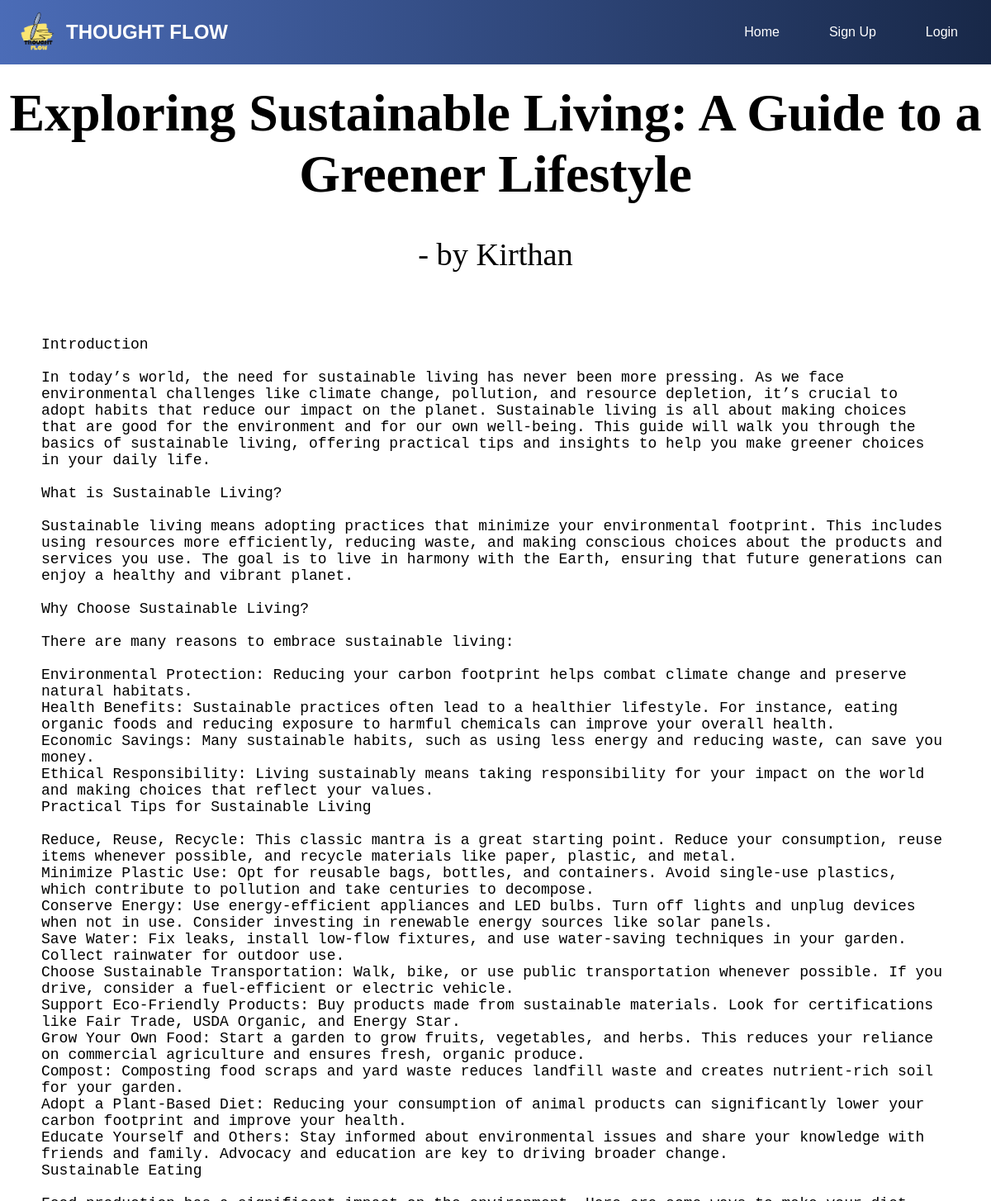
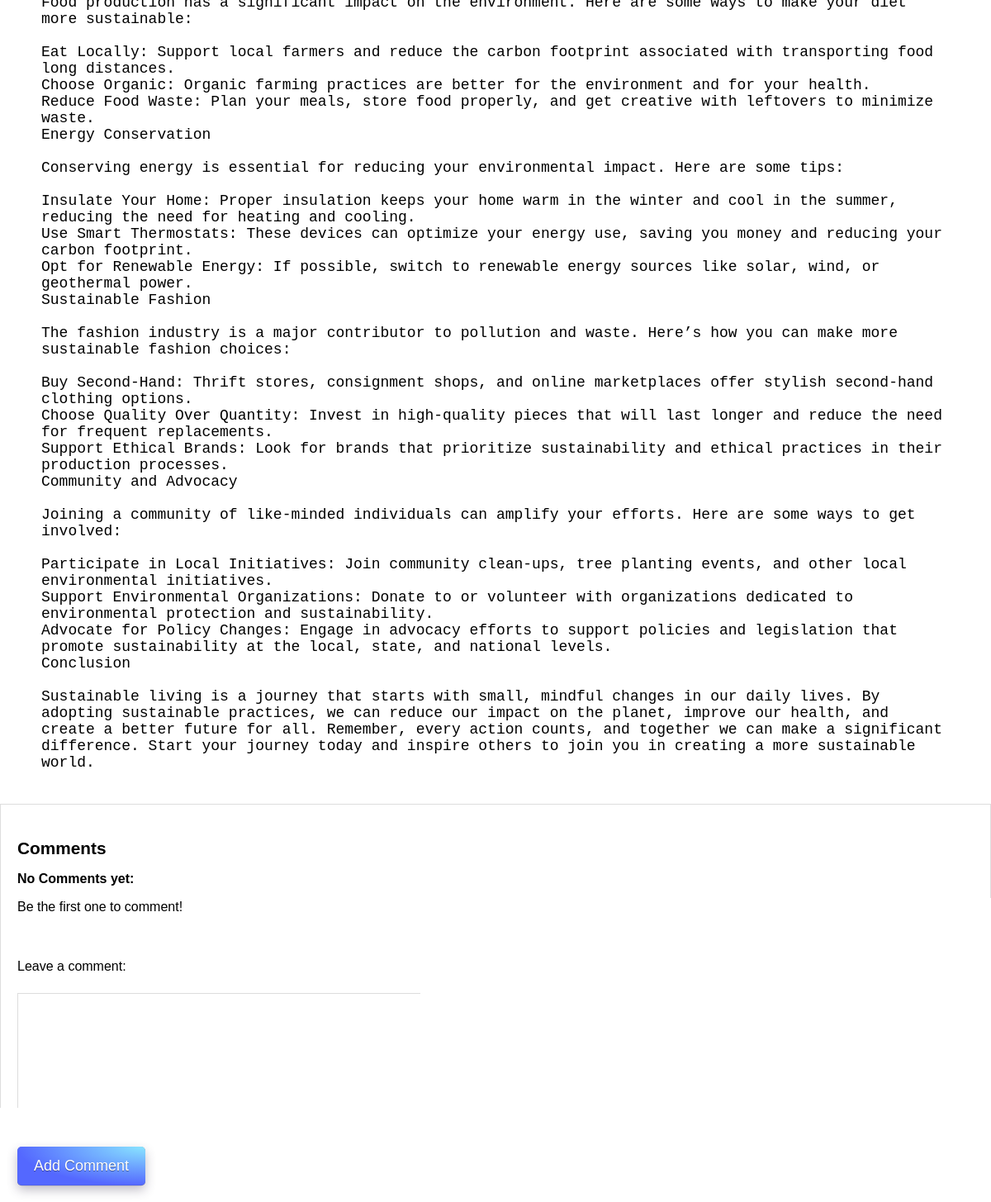
The app's page /blog-7 with its own data (2 pictures, top to bottom).
### tables this page shows
CREATE TABLE Blog (
        Blog_UID INTEGER PRIMARY KEY AUTOINCREMENT,
        Owner_UID INTEGER,
        Blog_Title TEXT,
        Blog_contents TEXT
    );

CREATE TABLE Login_Creds (
        Owner_UID INTEGER PRIMARY KEY AUTOINCREMENT,
        User_ID TEXT,
        Name TEXT,
        Phone_Number TEXT,
        Email_ID TEXT,
        Password TEXT
    );

### main.py (the view, shortened to what this page needs)
@app.route('/blog-<blogid>', methods = ['GET', 'POST'])
def blog(blogid):
    global uid, pwd
    if request.method == 'GET':
            result = fetchblog(blogid)
            if result[0] == -1:
                return redirect(url_for('home'))
            comm = fetchcomments(blogid)
            if comm:
                pass
            else:
                comm = [["No Comments yet", "Be the first one to comment!"]]
            status = None
            if uid:
                status = "True"
            return render_template("blog.html", title = result[0], author = result[1], content = result[2], comments = comm, blogid = blogid, status = status)

### main.py (called while the page is built)
def fetchblog(blog_uid):
    conn = sqlite3.connect('blog.db')
    cursor = conn.cursor()
    cursor.execute("SELECT Owner_UID, Blog_Title, Blog_contents FROM Blog WHERE Blog_UID=?", (blog_uid,))
    result = cursor.fetchone()
    if result:
        owner_uid, blog_title, blog_content = result
        cursor.execute("SELECT Name FROM Login_Creds WHERE Owner_UID=?", (owner_uid,))
        result1 = cursor.fetchone()
        name = result1[0]
        conn.close()
        return [blog_title, name, blog_content]
    else:
        conn.close()
        return [-1]

def fetchcomments(blog_uid):
    conn = sqlite3.connect('blog.db')
    cursor = conn.cursor()
    cursor.execute("""
            SELECT Owner_UID, Comment_contents
            FROM Comments
            WHERE Blog_UID = ?
    """, (blog_uid,))
    comments = cursor.fetchall()
    cursor.execute("""
            SELECT Owner_UID, User_ID
            FROM Login_Creds
    """)
    usernames = dict(cursor.fetchall())
    conn.close()
    comments_list = []
    for owner_id, contents in comments:
        if owner_id in usernames:
            username = usernames[owner_id]
            comments_list.append([username, contents])
    return comments_list

### templates/blog.html (shortened to what this page needs)
<!DOCTYPE html>
<html lang="en">
<head>
  <link rel="stylesheet" href="{{ url_for('static', filename='style2.css') }}">
</head>
<body>
  <div class="navbar">
    <div class="navbar-container">
      <a href="{{ url_for('home') }}" class="navbar-brand">
        <img src="{{ url_for('static', filename='THOUGHT_FLOW-removebg-preview.png') }}" alt="Blogger Logo"
          class="navbar-logo">
        THOUGHT FLOW
      </a>
      {% if status %}
      <ul class="navbar-menu">
        <li><a href="{{ url_for('home') }}">Home</a></li>
        <li><a href="{{ url_for('dashboard') }}">Dashboard</a></li>
        <li><a href="{{ url_for('newblog') }}">New Blog</a></li>
        <li><a href="{{ url_for('signout') }}">Sign Out</a></li>
      </ul>
      {% else %}
      <ul class="navbar-menu">
        <li><a href="{{ url_for('home') }}">Home</a></li>
        <li><a href="{{ url_for('signup') }}">Sign Up</a></li>
        <li><a href="{{ url_for('login') }}">Login</a></li>
      </ul>
      {% endif %}
    </div>
  </div>
  <header class="header">
    <h1>{{title}}</h1>
    <p>- by {{author}}</p>
  </header>
  <div class="content-box" style="font-family:Times New Roman">
    <pre><p>{{content}}</p></pre>
  </div>
  <div class="comment-box">
    <h3>Comments</h3>
    {% for comment in comments %}
    <p style="font-weight: bold;">{{ comment[0] }}:</p>
    <p>{{ comment[1] }}</p><br>
    {% endfor %}
    <div class="new-comment">
      <form method="post">
        <label for="new-comment">Leave a comment:</label><br>
        <textarea id="new-comment" name="new-comment" required rows="10"></textarea><br>
        <button type="submit">Add Comment</button>
      </form>
    </div>
  </div>
</body>
</html>

### static/style2.css (style rules this page uses)
body { font-family: Arial, sans-serif; margin: 0; padding: 0; background-image: url('f.jpeg'); background-size: cover; background-position: center; background-repeat: no-repeat; }
.header { color: rgb(0, 0, 0); text-align: center; margin-top: 100px; font-size: xx-large; padding-bottom: 20px; font-family:Cambria, Cochin, Georgia, Times, 'Times New Roman', serif }
.header h1 { font-size: 2em; margin-bottom: 10px; margin-top: 10px; }
.header p { font-size: 1.2em; color: #000000; }
.navbar { width: 100%; background: linear-gradient(90deg, #4b6cb7, #182848); color: white; overflow: hidden; position: fixed; top: 0; z-index: 1; }
.navbar-container { display: flex; justify-content: space-between; align-items: center; padding: 14px 20px; max-width: 1200px; margin: 0 auto; }
.navbar-brand { color: white; text-decoration: none; font-size: 24px; font-weight: bold; display: flex; align-items: center; }
.navbar-logo { height: 50px; margin-right: 10px; }
.navbar-menu { list-style-type: none; margin: 0; padding: 0; display: flex; gap: 20px; }
.navbar-menu li { display: inline; }
.navbar-menu a { color: white; text-align: center; padding: 14px 20px; text-decoration: none; display: block; border-radius: 5px; transition: background-color 0.3s ease; }
.content-box { padding-left: 50px; padding-right: 50px; }
.comment-box { margin-top: 40px; padding: 20px; border: 1px solid #ddd; background-color: #fff; }
.comment-box h3 { font-size: 1.3em; margin-bottom: 15px; }
.new-comment form { margin-top: 20px; }
.new-comment label { display: block; margin-bottom: 5px; }
.new-comment textarea { width: 100%; padding: 10px; border: 1px solid #ddd; resize: vertical; }
.new-comment button { background-color: #346ae9; color: white; padding: 10px 20px; border: none; border-radius: 5px; cursor: pointer; margin-top: 10px; }
button { font-size: 18px; display: inline-block; outline: 0; border: 0; cursor: pointer; will-change: box-shadow,transform; background: radial-gradient( 100% 100% at 100% 0%, #89E5FF 0%, #5468FF 100% ); box-shadow: 0px 0.01em 0.01em rgb(45 35 66 / 40%), 0px 0.3em 0.7em -0.01em rgb(45 35 66 / 30%), inset 0px -0.01em 0px rgb(58 65 111 / 50%); padding: 0 2em; border-radius: 0.3em; color: #fff; height: 2.6em; text-shadow: 0 1px 0 rgb(0 0 0 / 40%); transition: box-shadow 0.15s ease, transform 0.15s ease; }
.content-box { font-family: 'Times New Roman', Times, serif; font-size: 18px; }

### templates/blog.html (style rules this page uses)
pre { white-space: pre-line; }

### records on screen
Blog: Blog_Title "Exploring Sustainable Living: A Guide to a Greener Lifestyle", Blog_contents "Introduction In today’s world, the need for sustainable living has never been more pressing. As we face environmental challenges like climate change, pollution, and resource depletion, it’s crucial to adopt habits that reduce our impact on the planet. Sustainable living is all about making choices that are good for the environment and for our own well-being. This guide will walk you through the basics of sustainable living, offering practical tips and insights to help you make greener choices in your daily life. What is Sustainable Living? Sustainable living means adopting practices that minimize your environmental footprint. This includes using resources more efficiently, reducing waste,…"
Login_Creds: Name "Kirthan"

### other values on screen
{{ comment[0] }} "No Comments yet"
{{ comment[1] }} "Be the first one to comment!"
